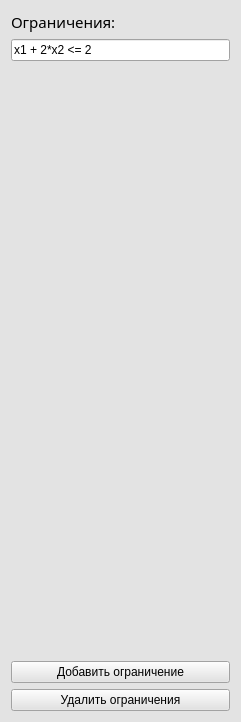
<?xml version="1.0" encoding="UTF-8"?>
<ui version="4.0">
 <class>Form</class>
 <widget class="QWidget" name="Form">
  <property name="geometry">
   <rect>
    <x>0</x>
    <y>0</y>
    <width>241</width>
    <height>722</height>
   </rect>
  </property>
  <property name="palette">
   <palette>
    <active>
     <colorrole role="WindowText">
      <brush brushstyle="SolidPattern">
       <color alpha="255">
        <red>0</red>
        <green>0</green>
        <blue>0</blue>
       </color>
      </brush>
     </colorrole>
     <colorrole role="Button">
      <brush brushstyle="SolidPattern">
       <color alpha="255">
        <red>227</red>
        <green>227</green>
        <blue>227</blue>
       </color>
      </brush>
     </colorrole>
     <colorrole role="Light">
      <brush brushstyle="SolidPattern">
       <color alpha="255">
        <red>255</red>
        <green>255</green>
        <blue>255</blue>
       </color>
      </brush>
     </colorrole>
     <colorrole role="Midlight">
      <brush brushstyle="SolidPattern">
       <color alpha="255">
        <red>241</red>
        <green>241</green>
        <blue>241</blue>
       </color>
      </brush>
     </colorrole>
     <colorrole role="Dark">
      <brush brushstyle="SolidPattern">
       <color alpha="255">
        <red>113</red>
        <green>113</green>
        <blue>113</blue>
       </color>
      </brush>
     </colorrole>
     <colorrole role="Mid">
      <brush brushstyle="SolidPattern">
       <color alpha="255">
        <red>151</red>
        <green>151</green>
        <blue>151</blue>
       </color>
      </brush>
     </colorrole>
     <colorrole role="Text">
      <brush brushstyle="SolidPattern">
       <color alpha="255">
        <red>0</red>
        <green>0</green>
        <blue>0</blue>
       </color>
      </brush>
     </colorrole>
     <colorrole role="BrightText">
      <brush brushstyle="SolidPattern">
       <color alpha="255">
        <red>255</red>
        <green>255</green>
        <blue>255</blue>
       </color>
      </brush>
     </colorrole>
     <colorrole role="ButtonText">
      <brush brushstyle="SolidPattern">
       <color alpha="255">
        <red>0</red>
        <green>0</green>
        <blue>0</blue>
       </color>
      </brush>
     </colorrole>
     <colorrole role="Base">
      <brush brushstyle="SolidPattern">
       <color alpha="255">
        <red>255</red>
        <green>255</green>
        <blue>255</blue>
       </color>
      </brush>
     </colorrole>
     <colorrole role="Window">
      <brush brushstyle="SolidPattern">
       <color alpha="255">
        <red>227</red>
        <green>227</green>
        <blue>227</blue>
       </color>
      </brush>
     </colorrole>
     <colorrole role="Shadow">
      <brush brushstyle="SolidPattern">
       <color alpha="255">
        <red>0</red>
        <green>0</green>
        <blue>0</blue>
       </color>
      </brush>
     </colorrole>
     <colorrole role="AlternateBase">
      <brush brushstyle="SolidPattern">
       <color alpha="255">
        <red>241</red>
        <green>241</green>
        <blue>241</blue>
       </color>
      </brush>
     </colorrole>
     <colorrole role="ToolTipBase">
      <brush brushstyle="SolidPattern">
       <color alpha="255">
        <red>255</red>
        <green>255</green>
        <blue>220</blue>
       </color>
      </brush>
     </colorrole>
     <colorrole role="ToolTipText">
      <brush brushstyle="SolidPattern">
       <color alpha="255">
        <red>0</red>
        <green>0</green>
        <blue>0</blue>
       </color>
      </brush>
     </colorrole>
     <colorrole role="PlaceholderText">
      <brush brushstyle="SolidPattern">
       <color alpha="128">
        <red>0</red>
        <green>0</green>
        <blue>0</blue>
       </color>
      </brush>
     </colorrole>
    </active>
    <inactive>
     <colorrole role="WindowText">
      <brush brushstyle="SolidPattern">
       <color alpha="255">
        <red>0</red>
        <green>0</green>
        <blue>0</blue>
       </color>
      </brush>
     </colorrole>
     <colorrole role="Button">
      <brush brushstyle="SolidPattern">
       <color alpha="255">
        <red>227</red>
        <green>227</green>
        <blue>227</blue>
       </color>
      </brush>
     </colorrole>
     <colorrole role="Light">
      <brush brushstyle="SolidPattern">
       <color alpha="255">
        <red>255</red>
        <green>255</green>
        <blue>255</blue>
       </color>
      </brush>
     </colorrole>
     <colorrole role="Midlight">
      <brush brushstyle="SolidPattern">
       <color alpha="255">
        <red>241</red>
        <green>241</green>
        <blue>241</blue>
       </color>
      </brush>
     </colorrole>
     <colorrole role="Dark">
      <brush brushstyle="SolidPattern">
       <color alpha="255">
        <red>113</red>
        <green>113</green>
        <blue>113</blue>
       </color>
      </brush>
     </colorrole>
     <colorrole role="Mid">
      <brush brushstyle="SolidPattern">
       <color alpha="255">
        <red>151</red>
        <green>151</green>
        <blue>151</blue>
       </color>
      </brush>
     </colorrole>
     <colorrole role="Text">
      <brush brushstyle="SolidPattern">
       <color alpha="255">
        <red>0</red>
        <green>0</green>
        <blue>0</blue>
       </color>
      </brush>
     </colorrole>
     <colorrole role="BrightText">
      <brush brushstyle="SolidPattern">
       <color alpha="255">
        <red>255</red>
        <green>255</green>
        <blue>255</blue>
       </color>
      </brush>
     </colorrole>
     <colorrole role="ButtonText">
      <brush brushstyle="SolidPattern">
       <color alpha="255">
        <red>0</red>
        <green>0</green>
        <blue>0</blue>
       </color>
      </brush>
     </colorrole>
     <colorrole role="Base">
      <brush brushstyle="SolidPattern">
       <color alpha="255">
        <red>255</red>
        <green>255</green>
        <blue>255</blue>
       </color>
      </brush>
     </colorrole>
     <colorrole role="Window">
      <brush brushstyle="SolidPattern">
       <color alpha="255">
        <red>227</red>
        <green>227</green>
        <blue>227</blue>
       </color>
      </brush>
     </colorrole>
     <colorrole role="Shadow">
      <brush brushstyle="SolidPattern">
       <color alpha="255">
        <red>0</red>
        <green>0</green>
        <blue>0</blue>
       </color>
      </brush>
     </colorrole>
     <colorrole role="AlternateBase">
      <brush brushstyle="SolidPattern">
       <color alpha="255">
        <red>241</red>
        <green>241</green>
        <blue>241</blue>
       </color>
      </brush>
     </colorrole>
     <colorrole role="ToolTipBase">
      <brush brushstyle="SolidPattern">
       <color alpha="255">
        <red>255</red>
        <green>255</green>
        <blue>220</blue>
       </color>
      </brush>
     </colorrole>
     <colorrole role="ToolTipText">
      <brush brushstyle="SolidPattern">
       <color alpha="255">
        <red>0</red>
        <green>0</green>
        <blue>0</blue>
       </color>
      </brush>
     </colorrole>
     <colorrole role="PlaceholderText">
      <brush brushstyle="SolidPattern">
       <color alpha="128">
        <red>0</red>
        <green>0</green>
        <blue>0</blue>
       </color>
      </brush>
     </colorrole>
    </inactive>
    <disabled>
     <colorrole role="WindowText">
      <brush brushstyle="SolidPattern">
       <color alpha="255">
        <red>113</red>
        <green>113</green>
        <blue>113</blue>
       </color>
      </brush>
     </colorrole>
     <colorrole role="Button">
      <brush brushstyle="SolidPattern">
       <color alpha="255">
        <red>227</red>
        <green>227</green>
        <blue>227</blue>
       </color>
      </brush>
     </colorrole>
     <colorrole role="Light">
      <brush brushstyle="SolidPattern">
       <color alpha="255">
        <red>255</red>
        <green>255</green>
        <blue>255</blue>
       </color>
      </brush>
     </colorrole>
     <colorrole role="Midlight">
      <brush brushstyle="SolidPattern">
       <color alpha="255">
        <red>241</red>
        <green>241</green>
        <blue>241</blue>
       </color>
      </brush>
     </colorrole>
     <colorrole role="Dark">
      <brush brushstyle="SolidPattern">
       <color alpha="255">
        <red>113</red>
        <green>113</green>
        <blue>113</blue>
       </color>
      </brush>
     </colorrole>
     <colorrole role="Mid">
      <brush brushstyle="SolidPattern">
       <color alpha="255">
        <red>151</red>
        <green>151</green>
        <blue>151</blue>
       </color>
      </brush>
     </colorrole>
     <colorrole role="Text">
      <brush brushstyle="SolidPattern">
       <color alpha="255">
        <red>113</red>
        <green>113</green>
        <blue>113</blue>
       </color>
      </brush>
     </colorrole>
     <colorrole role="BrightText">
      <brush brushstyle="SolidPattern">
       <color alpha="255">
        <red>255</red>
        <green>255</green>
        <blue>255</blue>
       </color>
      </brush>
     </colorrole>
     <colorrole role="ButtonText">
      <brush brushstyle="SolidPattern">
       <color alpha="255">
        <red>113</red>
        <green>113</green>
        <blue>113</blue>
       </color>
      </brush>
     </colorrole>
     <colorrole role="Base">
      <brush brushstyle="SolidPattern">
       <color alpha="255">
        <red>227</red>
        <green>227</green>
        <blue>227</blue>
       </color>
      </brush>
     </colorrole>
     <colorrole role="Window">
      <brush brushstyle="SolidPattern">
       <color alpha="255">
        <red>227</red>
        <green>227</green>
        <blue>227</blue>
       </color>
      </brush>
     </colorrole>
     <colorrole role="Shadow">
      <brush brushstyle="SolidPattern">
       <color alpha="255">
        <red>0</red>
        <green>0</green>
        <blue>0</blue>
       </color>
      </brush>
     </colorrole>
     <colorrole role="AlternateBase">
      <brush brushstyle="SolidPattern">
       <color alpha="255">
        <red>227</red>
        <green>227</green>
        <blue>227</blue>
       </color>
      </brush>
     </colorrole>
     <colorrole role="ToolTipBase">
      <brush brushstyle="SolidPattern">
       <color alpha="255">
        <red>255</red>
        <green>255</green>
        <blue>220</blue>
       </color>
      </brush>
     </colorrole>
     <colorrole role="ToolTipText">
      <brush brushstyle="SolidPattern">
       <color alpha="255">
        <red>0</red>
        <green>0</green>
        <blue>0</blue>
       </color>
      </brush>
     </colorrole>
     <colorrole role="PlaceholderText">
      <brush brushstyle="SolidPattern">
       <color alpha="128">
        <red>0</red>
        <green>0</green>
        <blue>0</blue>
       </color>
      </brush>
     </colorrole>
    </disabled>
   </palette>
  </property>
  <property name="windowTitle">
   <string>Form</string>
  </property>
  <property name="autoFillBackground">
   <bool>true</bool>
  </property>
  <property name="styleSheet">
   <string notr="true"/>
  </property>
  <layout class="QGridLayout" name="gridLayout">
   <item row="2" column="0">
    <widget class="QPushButton" name="add_limitations_btn">
     <property name="text">
      <string>Добавить ограничение</string>
     </property>
    </widget>
   </item>
   <item row="3" column="0">
    <widget class="QPushButton" name="delete_limitations_btn">
     <property name="text">
      <string>Удалить ограничения</string>
     </property>
    </widget>
   </item>
   <item row="1" column="0">
    <spacer name="verticalSpacer_2">
     <property name="orientation">
      <enum>Qt::Vertical</enum>
     </property>
     <property name="sizeHint" stdset="0">
      <size>
       <width>20</width>
       <height>218</height>
      </size>
     </property>
    </spacer>
   </item>
   <item row="0" column="0">
    <layout class="QVBoxLayout" name="verticalLayout_7">
     <item>
      <layout class="QVBoxLayout" name="limitations">
       <item>
        <widget class="QLabel" name="label_8">
         <property name="font">
          <font>
           <family>Sans Serif</family>
           <pointsize>11</pointsize>
          </font>
         </property>
         <property name="text">
          <string>Ограничения:</string>
         </property>
        </widget>
       </item>
       <item>
        <widget class="QLineEdit" name="limitation1">
         <property name="text">
          <string>x1 + 2*x2 &lt;= 2</string>
         </property>
        </widget>
       </item>
      </layout>
     </item>
    </layout>
   </item>
  </layout>
 </widget>
 <resources/>
 <connections/>
</ui>
